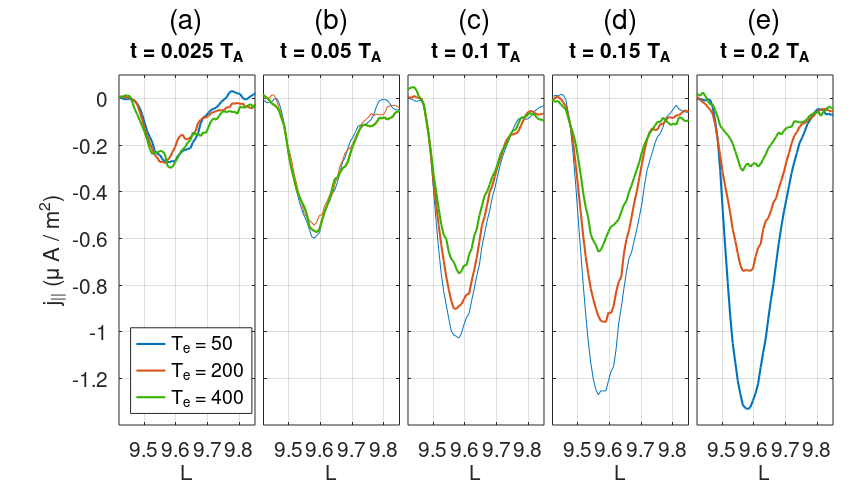
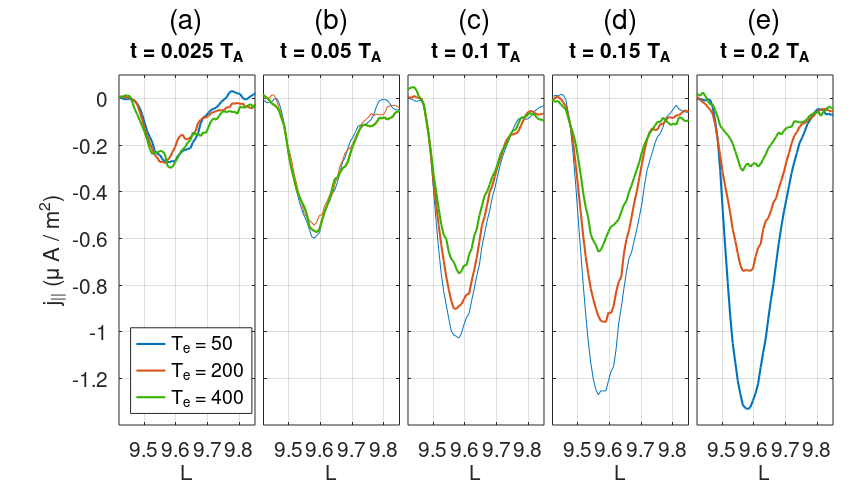
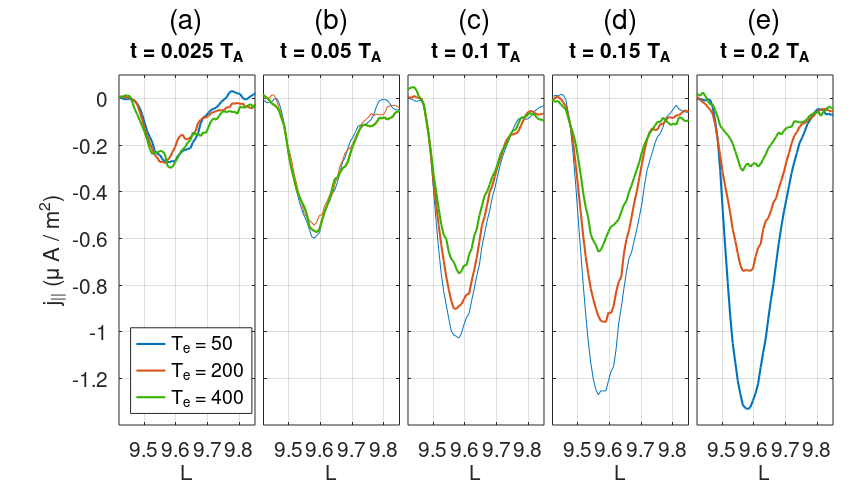

Here is the MATLAB script that generated these plots, in order:
clear all;

n=8;


load('Fig2_data', 'x_Te050','j_Te050','x_Te200','j_Te200','x_Te400','j_Te400');

x11 = x_Te050;
j11 = j_Te050;
x22 = x_Te200;
j22 = j_Te200;
x33 = x_Te400;
j33 = j_Te400;

filename0 = ['Fig2'];
set(gcf,'PaperPosition',[0.1, 0.1, 8.5, 5])

lb = [0.2 0.2 0.5];

subplot(155)
plot(1./x11, j11(32,:), 'linewidth', 1.5)
hold on
plot(1./x22, j22(32,:), 'linewidth', 1.5)
plot(1./x33, j33(32,:), 'color',[0.2,0.7,0], 'linewidth', 1.5)
hold off
set(gca, 'fontsize', 15);
set(gca, 'xlim', [9.42,9.85], 'ylim', [-1.4, 0.1]);
grid on
set(gca, 'yticklabel','');
title('t = 0.2 T_A', 'fontsize', 15);
text(9.58, 0.33, '(e)', 'fontsize',20); 
xlabel('L', 'fontsize', 15);
set(gca, 'position', [0.82, 0.15, 0.16, 0.7]) 

subplot(154)
plot(1./x11, j11(24,:),  1./x22, j22(24,:), 'linewidth', 1.5)
hold on
plot(1./x33, j33(24,:),'color', [0.2 0.7 0], 'linewidth', 1.5)
hold off
set(gca, 'fontsize', 15);
set(gca, 'xlim', [9.42,9.85], 'ylim', [-1.4, 0.1]);
grid on
set(gca, 'yticklabel','');
title('t = 0.15 T_A', 'fontsize', 15);
xlabel('L', 'fontsize', 15);
set(gca, 'position', [0.65, 0.15, 0.16, 0.7]) 
text(9.58, 0.33, '(d)', 'fontsize',20); 

subplot(153)
plot(1./x11, j11(16,:),1./x22, j22(16,:),  'linewidth', 1.5)
hold on
plot(1./x33, j33(16,:), 'color', [0.2 0.7 0], 'linewidth', 1.5)
hold off
set(gca, 'fontsize', 15);
set(gca, 'xlim', [9.42,9.85], 'ylim', [-1.4, 0.1]);
grid on
set(gca, 'yticklabel','');
title('t = 0.1 T_A', 'fontsize', 15);
xlabel('L', 'fontsize', 15);
set(gca, 'position', [0.48, 0.15, 0.16, 0.7]) 
text(9.58, 0.33, '(c)', 'fontsize',20); 


subplot(152)
plot(1./x11, j11(8,:),  1./x22, j22(8,:),  1./x33, j33(8,:),  'linewidth', 1.5)
hold on
plot(1./x33, j33(8,:),   'color', [0.2 0.7 0], 'linewidth', 1.5)
hold off
set(gca, 'fontsize', 15);
set(gca, 'xlim', [9.42,9.85], 'ylim', [-1.4, 0.1]);
grid on
set(gca, 'yticklabel','');
title('t = 0.05 T_A', 'fontsize', 15);
xlabel('L', 'fontsize', 15);
set(gca, 'position', [0.31, 0.15, 0.16, 0.7]) 
text(9.58, 0.33, '(b)', 'fontsize',20); 


subplot(151)
plot(1./x11, j11(4,:), 'linewidth', 1.5)
hold on
plot( 1./x22, j22(4,:),  'linewidth', 1.5)
plot( 1./x33, j33(4,:),  'color', [0.2 0.7 0], 'linewidth', 1.5)
hold off
set(gca, 'fontsize', 15);
set(gca, 'xlim', [9.42,9.85], 'ylim', [-1.4, 0.1]);
title('t = 0.025 T_A', 'fontsize', 15);
grid on
xlabel('L', 'fontsize', 15);
ylabel('j_{||} (\mu A / m^2)', 'fontsize', 16);
set(gca, 'position', [0.14, 0.15, 0.16, 0.7]) 
h=legend('T_e = 50','T_e = 200','T_e = 400')
set(h, 'location','southwest', 'fontsize',14);
text(9.58, 0.33, '(a)', 'fontsize',20); 


saveas(gcf, filename0, 'png');
saveas(gcf, filename0, 'pdf');
saveas(gcf, filename0, 'epsc');


